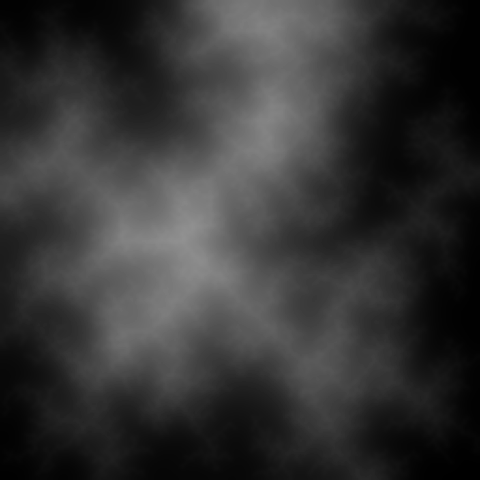
#> input picture theory/heightmap.png, 480 x 480 px
$ python visualise.py
#> lines starting #> are read from the running program, lines starting #| are printed output that depends on the picture
import numpy as np
from PIL import Image
import vedo


def generate(n):
    # Step 1: Load the heightmap image
#> called with n = 1
    image_path = f'heightmap.png'  # Replace with your image file path
    image = Image.open(image_path).convert("L")  # Convert to grayscale (L mode)
    height_array = np.array(image)  # Convert image to a 2D NumPy array
    print(height_array.shape)
#| (480, 480)

    # Step 2: Normalize and Scale the Heights
    height_scale = 200  # Adjust this value for more or less exaggerated terrain
    height_array = (height_array / 255.0) * height_scale  # Scale height between 0 and `height_scale`
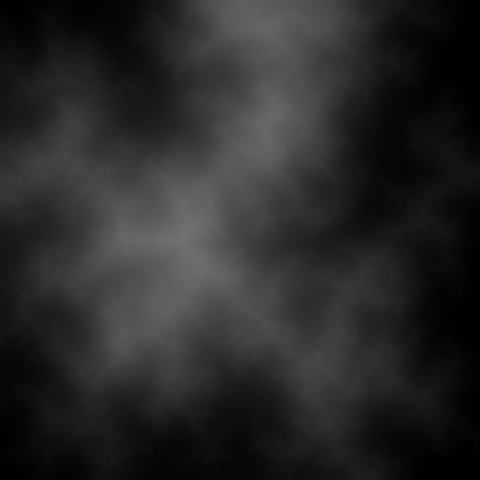
#> height_array: shape (480, 480) float64; min 0, max 113.7, mean 41.2

    # Step 3: Create a 3D surface mesh from the heightmap
    rows, cols = height_array.shape
#> rows = 480; cols = 480
    x, y = np.meshgrid(np.arange(cols), np.arange(rows))
    z = height_array  # The height values

    # Flatten the x, y, z arrays to create a list of vertices
    vertices = np.c_[x.ravel(), y.ravel(), z.ravel()]

    # Create the faces of the mesh by connecting each grid cell
    faces = []
    for i in range(rows - 1):
        for j in range(cols - 1):
            # Define the corners of each grid cell
            p1 = i * cols + j
            p2 = p1 + 1
            p3 = p1 + cols
            p4 = p3 + 1
            # Create two triangles for each grid cell
            faces.append([p1, p2, p4])
            faces.append([p1, p4, p3])

    # Step 4: Create the mesh and color it based on height
    terrain_mesh = vedo.Mesh([vertices, faces])
    terrain_mesh.cmap("terrain", z.ravel())  # Apply a colormap based on the z (height) values

    n -= 1
    offset = 0
    val = (2** (100+offset+n)) % (10**9 + 7)

    # Step 5: Render the 3D heightmap terrain
    plotter = vedo.Plotter()
    plotter.show(terrain_mesh, "", viewup="z", zoom=True, interactive=False)
    plotter.camera.Zoom(1.75)
    plotter.look_at()
    plotter.screenshot(f"./cdla_images/cdla{val}_birdseye.png")
    plotter.camera.Elevation(315)
    plotter.camera.Zoom(1.2)
    plotter.screenshot(f"./cdla_images/cdla{val}_side.png")

    ##For Detail Maps
    # plotter.export(f"./heightmaps/heightmap{n}.x3d", binary=False)  # Export the 3D terrain to an X3D file

n_images = 10
for i in range(n_images):
    generate(i+1)
#> (the call stopped at in generate, `terrain_mesh = vedo.Mesh([vertices, faces])`: vedo is not available in this run)
#> (the run stopped early here; a loop or call above may not have finished)
